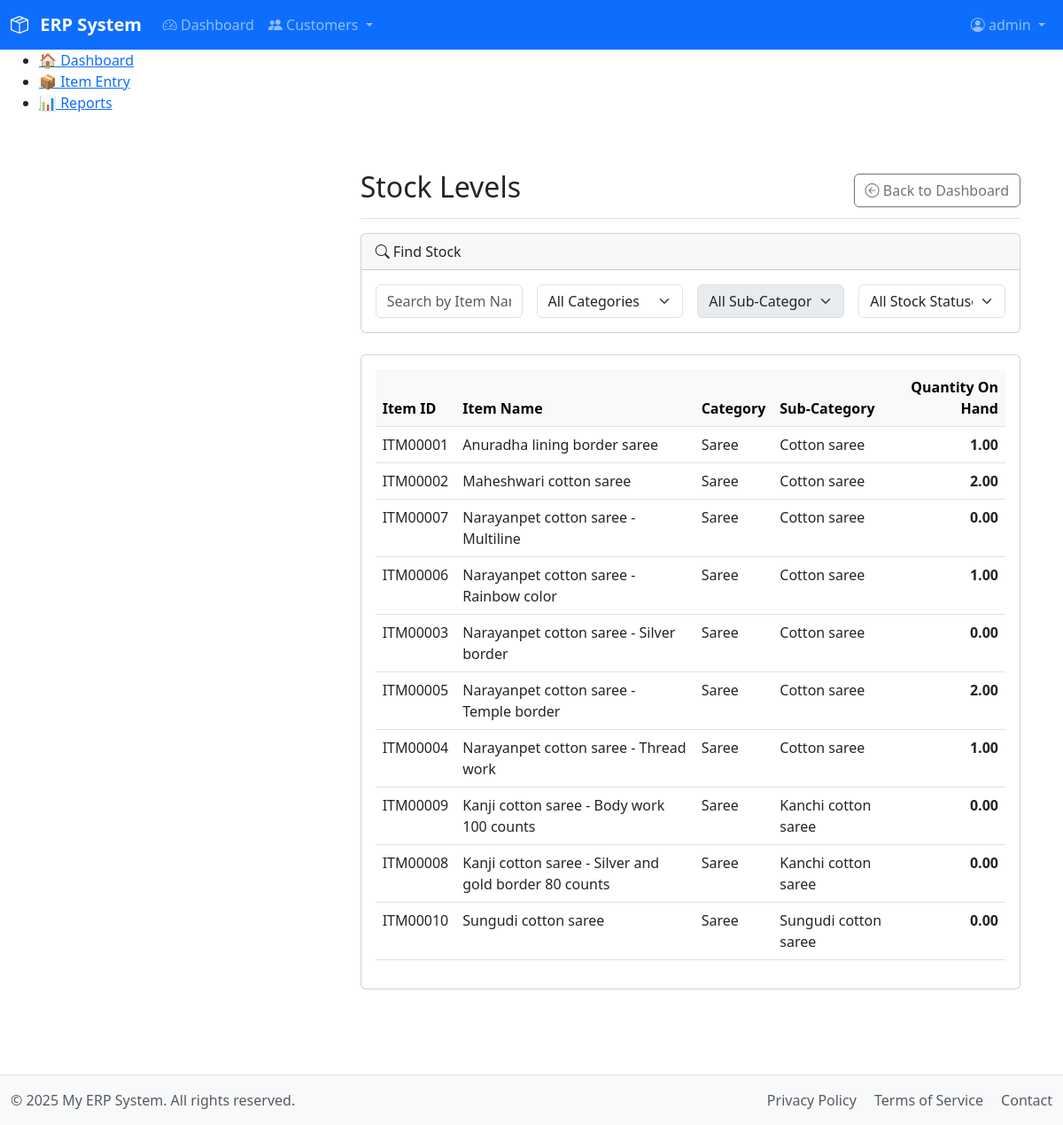
The page /modules/inventory/list_stock_levels.php (signed in) on the database its author committed.
### tables this page shows
CREATE TABLE `items` (
  `item_id` varchar(10) NOT NULL,
  `category_sub_id` varchar(10) NOT NULL,
  `name` varchar(150) NOT NULL,
  `uom` varchar(20) NOT NULL DEFAULT 'No',
  `description` text DEFAULT NULL,
  `created_at` timestamp NOT NULL DEFAULT current_timestamp(),
  `created_by` int(11) DEFAULT NULL,
  `created_by_name` varchar(50) DEFAULT NULL,
  `updated_at` timestamp NULL DEFAULT NULL ON UPDATE current_timestamp(),
  `updated_by` int(11) DEFAULT NULL,
  `updated_by_name` varchar(50) DEFAULT NULL,
  PRIMARY KEY (`item_id`),
  UNIQUE KEY `name` (`name`),
  KEY `category_sub_id` (`category_sub_id`),
  CONSTRAINT `fk_category_sub` FOREIGN KEY (`category_sub_id`) REFERENCES `categories_sub` (`category_sub_id`) ON DELETE CASCADE ON UPDATE CASCADE
);

CREATE TABLE `categories` (
  `category_id` varchar(10) NOT NULL,
  `name` varchar(255) NOT NULL,
  `description` text DEFAULT NULL,
  `created_at` timestamp NOT NULL DEFAULT current_timestamp(),
  `created_by` int(11) DEFAULT NULL,
  `created_by_name` varchar(255) DEFAULT NULL,
  `updated_at` timestamp NULL DEFAULT NULL,
  `updated_by` int(11) DEFAULT NULL,
  `updated_by_name` varchar(255) DEFAULT NULL,
  PRIMARY KEY (`category_id`),
  UNIQUE KEY `name` (`name`)
);

CREATE TABLE `categories_sub` (
  `category_sub_id` varchar(10) NOT NULL,
  `category_id` varchar(10) NOT NULL,
  `name` varchar(100) NOT NULL,
  `description` text DEFAULT NULL,
  `created_at` timestamp NOT NULL DEFAULT current_timestamp(),
  `created_by` int(11) DEFAULT NULL,
  `created_by_name` varchar(50) DEFAULT NULL,
  `updated_at` timestamp NULL DEFAULT NULL ON UPDATE current_timestamp(),
  `updated_by` int(11) DEFAULT NULL,
  `updated_by_name` varchar(50) DEFAULT NULL,
  PRIMARY KEY (`category_sub_id`),
  UNIQUE KEY `name` (`name`),
  KEY `category_id` (`category_id`),
  CONSTRAINT `fk_category` FOREIGN KEY (`category_id`) REFERENCES `categories` (`category_id`) ON DELETE CASCADE ON UPDATE CASCADE
);

### includes/functions.php (called while the page is built, shortened)
<?php
function search_stock_levels($filters = []) {
    $db = db();
    $sql = "
        SELECT
            i.item_id,
            i.name AS item_name,
            c.name AS category_name,
            cs.name AS sub_category_name,
            COALESCE(sl.quantity, 0.00) AS quantity
        FROM items i
        LEFT JOIN stock_levels sl ON i.item_id = sl.item_id
        JOIN categories_sub cs ON i.category_sub_id = cs.category_sub_id
        JOIN categories c ON cs.category_id = c.category_id
        WHERE 1=1
    ";
    $sql .= " ORDER BY c.name, cs.name, i.name";
    $stmt = $db->prepare($sql);
    $stmt->execute();
    $result = $stmt->get_result();
    return $result ? $result->fetch_all(MYSQLI_ASSOC) : [];
}

### modules/inventory/list_stock_levels.php (the view, shortened to what this page needs)
<?php
require_once __DIR__ . '/../../includes/functions.php';
$initial_stock_levels = search_stock_levels();
require_once __DIR__ . '/../../includes/header.php';
?>
<div class="container-fluid">
    <div class="row">
        <?php require_once __DIR__ . '/../../includes/sidebar.php'; ?>
        <main class="col-md-9 ms-sm-auto col-lg-10 px-md-4">
            <div class="d-flex justify-content-between flex-wrap flex-md-nowrap align-items-center pt-3 pb-2 mb-3 border-bottom">
                <h1 class="h2">Stock Levels</h1>
                <div class="btn-toolbar mb-2 mb-md-0">
                    <a href="/index.php" class="btn btn-outline-secondary">
                        <i class="bi bi-arrow-left-circle"></i> Back to Dashboard
                    </a>
                </div>
            </div>
            <div class="card mb-4">
                <div class="card-header"><i class="bi bi-search"></i> Find Stock</div>
                <div class="card-body">
                    <form id="stockSearchForm" class="row gx-3 gy-2 align-items-center">
                        <div class="col-md-3">
                            <input type="text" class="form-control" id="search_item_name" placeholder="Search by Item Name...">
                        </div>
                        <div class="col-md-3">
                            <select id="search_category_id" class="form-select">
                                <option value="">All Categories</option>
                            </select>
                        </div>
                        <div class="col-md-3">
                            <select id="search_sub_category_id" class="form-select" disabled>
                                <option value="">All Sub-Categories</option>
                            </select>
                        </div>
                        <div class="col-md-3">
                            <select id="search_stock_status" class="form-select">
                                <option value="">All Stock Statuses</option>
                            </select>
                        </div>
                    </form>
                </div>
            </div>
            <div class="card">
                <div class="card-body">
                    <div class="table-responsive">
                        <table class="table table-hover">
                            <thead class="table-light">
                                <tr>
                                    <th>Item ID</th>
                                    <th>Item Name</th>
                                    <th>Category</th>
                                    <th>Sub-Category</th>
                                    <th class="text-end">Quantity On Hand</th>
                                </tr>
                            </thead>
                            <tbody id="stockListTableBody">
                                <?php if (empty($initial_stock_levels)): ?>
                                    <tr><td colspan="5" class="text-center text-muted">No items found.</td></tr>
                                <?php else: ?>
                                    <?php foreach ($initial_stock_levels as $item): ?>
                                        <tr>
                                            <td><?= htmlspecialchars($item['item_id']) ?></td>
                                            <td><?= htmlspecialchars($item['item_name']) ?></td>
                                            <td><?= htmlspecialchars($item['category_name']) ?></td>
                                            <td><?= htmlspecialchars($item['sub_category_name']) ?></td>
                                            <td class="text-end fw-bold"><?= htmlspecialchars(number_format($item['quantity'], 2)) ?></td>
                                        </tr>
                                    <?php endforeach; ?>
                                <?php endif; ?>
                            </tbody>
                        </table>
                    </div>
                </div>
            </div>
        </main>
    </div>
</div>
<?php require_once __DIR__ . '/../../includes/footer.php'; ?>

### assets/css/main.css (style rules this page uses)
main { padding-top: 1rem; padding-bottom: 3rem; }

### rows shown on the page
items: item_id "ITM00001", name "Anuradha lining border saree", categories.name "Saree", category_sub.name "Cotton saree", quantity "1.00"
items: item_id "ITM00002", name "Maheshwari cotton saree", categories.name "Saree", category_sub.name "Cotton saree", quantity "2.00"
items: item_id "ITM00007", name "Narayanpet cotton saree - Multiline", categories.name "Saree", category_sub.name "Cotton saree", quantity "0.00"
items: item_id "ITM00006", name "Narayanpet cotton saree - Rainbow color", categories.name "Saree", category_sub.name "Cotton saree", quantity "1.00"
items: item_id "ITM00003", name "Narayanpet cotton saree - Silver border", categories.name "Saree", category_sub.name "Cotton saree", quantity "0.00"
items: item_id "ITM00005", name "Narayanpet cotton saree - Temple border", categories.name "Saree", category_sub.name "Cotton saree", quantity "2.00"
items: item_id "ITM00004", name "Narayanpet cotton saree - Thread work", categories.name "Saree", category_sub.name "Cotton saree", quantity "1.00"
items: item_id "ITM00009", name "Kanji cotton saree - Body work 100 counts", categories.name "Saree", category_sub.name "Kanchi cotton saree", quantity "0.00"
items: item_id "ITM00008", name "Kanji cotton saree - Silver and gold border 80 counts", categories.name "Saree", category_sub.name "Kanchi cotton saree", quantity "0.00"
items: item_id "ITM00010", name "Sungudi cotton saree", categories.name "Saree", category_sub.name "Sungudi cotton saree", quantity "0.00"

### other values the page prints
$_SESSION['username'] "admin"
